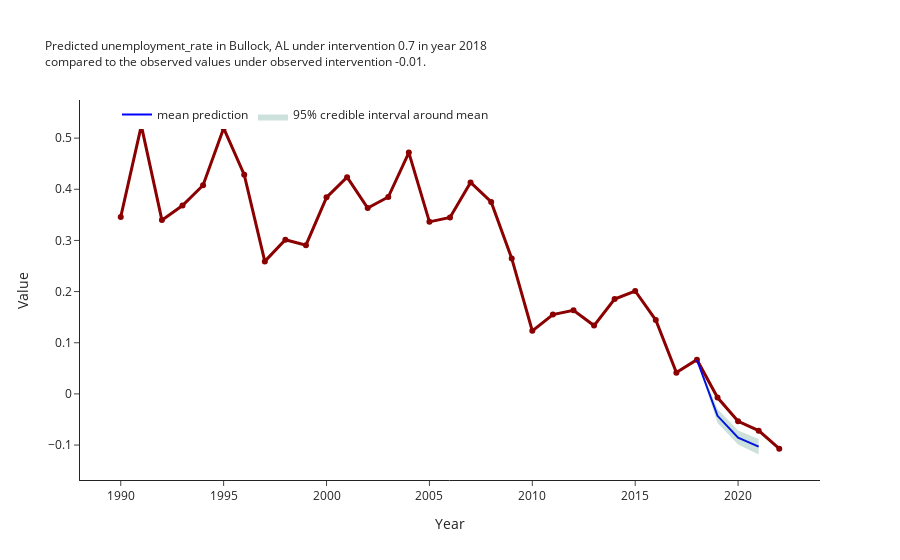

This figure's notebook cell:
### Code cell
# this is the slim execution 
def slim_run():
    ci = CausalInsight(
        outcome_dataset=outcome,
        intervention_dataset=intervention,
        num_samples=num_samples,
    )

    ci.get_tau_samples()
    ci.get_fips_predictions(intervened_value=intervened_value, fips=fips)
    ci.plot_predictions(range_multiplier=1)

profiler_slim = cProfile.Profile()

profiler_slim.enable()
slim_run()
profiler_slim.disable()


profiler_slim.print_stats(sort='cumulative')

### Figure 1 — Plotly figure (JSON) as saved in the notebook; plotly's stock layout.template omitted (floating-point values rounded to 4 significant figures)
{"data": [{"line": {"color": "darkred", "width": 3}, "mode": "lines+markers", "name": "Bullock County, AL", "showlegend": false, "text": "Bullock County, AL", "textposition": "top right", "type": "scatter", "x": [1990, 1991, 1992, 1993, 1994, 1995, 1996, 1997, 1998, 1999, 2000, 2001, 2002, 2003, 2004, 2005, 2006, 2007, 2008, 2009, 2010, 2011, 2012, 2013, 2014, 2015, 2016, 2017, 2018, 2019, 2020, 2021, 2022], "y": [0.346, 0.5245, 0.3397, 0.3682, 0.4079, 0.5195, 0.4286, 0.2591, 0.3013, 0.2908, 0.3843, 0.4236, 0.3632, 0.3848, 0.4718, 0.3363, 0.345, 0.4135, 0.3754, 0.2648, 0.1233, 0.1551, 0.1633, 0.1336, 0.1854, 0.2012, 0.1443, 0.04157, 0.06679, -0.007095, -0.05349, -0.0718, -0.107]}, {"line": {"color": "blue", "width": 2}, "mode": "lines", "name": "mean prediction", "text": [0.06679, -0.04285, -0.08548, -0.1029], "type": "scatter", "x": ["2018", "2019", "2020", "2021"], "y": [0.06679, -0.04285, -0.08548, -0.1029]}, {"fill": "toself", "fillcolor": "rgba(0,100,80,0.2)", "line": {"color": "rgba(255,255,255,0)"}, "name": "95% credible interval around mean", "type": "scatter", "x": ["2018", "2019", "2020", "2021", "2021", "2020", "2019", "2018"], "y": [0.06679, -0.02971, -0.07171, -0.08825, -0.1183, -0.09901, -0.05672, 0.06679]}], "layout": {"legend": {"orientation": "h", "traceorder": "normal", "x": 0.05, "y": 1}, "title": {"font": {"size": 12}, "text": "Predicted unemployment_rate in Bullock, AL under intervention 0.7 in year 2018<br>compared to the observed values under observed intervention -0.01."}, "xaxis": {"title": {"text": "Year"}}, "yaxis": {"range": [-0.1683, 0.5745], "title": {"text": "Value"}}}}
